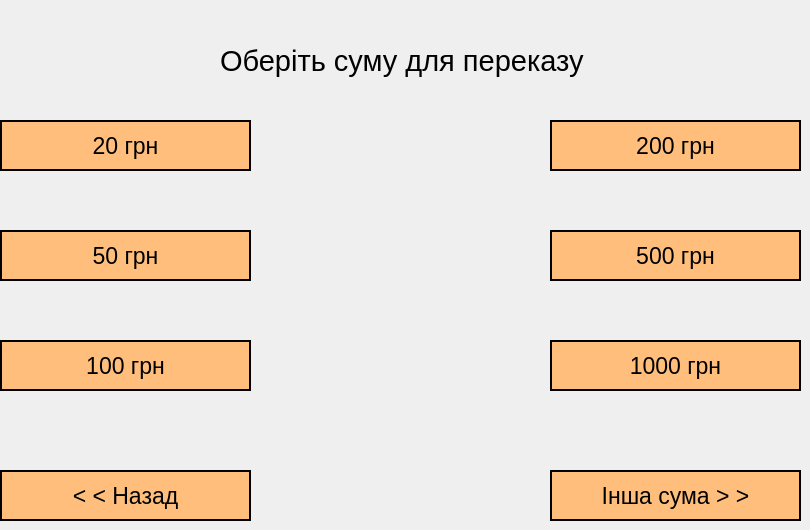
    <widget class="QWidget" name="page10_AnoterCardTransfer">
     <widget class="QLabel" name="label_page5_5">
      <property name="geometry">
       <rect>
        <x>220</x>
        <y>40</y>
        <width>371</width>
        <height>41</height>
       </rect>
      </property>
      <property name="font">
       <font>
        <family>Arial</family>
        <pointsize>22</pointsize>
       </font>
      </property>
      <property name="styleSheet">
       <string notr="true">color: rgb(0, 0, 0);</string>
      </property>
      <property name="text">
       <string>Оберіть суму для переказу</string>
      </property>
     </widget>
     <widget class="QPushButton" name="Button_20grn_12">
      <property name="geometry">
       <rect>
        <x>0</x>
        <y>120</y>
        <width>251</width>
        <height>51</height>
       </rect>
      </property>
      <property name="font">
       <font>
        <family>Arial</family>
        <pointsize>17</pointsize>
       </font>
      </property>
      <property name="cursor">
       <cursorShape>PointingHandCursor</cursorShape>
      </property>
      <property name="styleSheet">
       <string notr="true">color: rgb(0, 0, 0);
background-color: rgb(255, 190, 123);
border-style: solid;
border-width: 2px;
border-color: rgb(0, 0, 0);

</string>
      </property>
      <property name="text">
       <string>20 грн</string>
      </property>
     </widget>
     <widget class="QPushButton" name="Button_50grn_10">
      <property name="geometry">
       <rect>
        <x>0</x>
        <y>230</y>
        <width>251</width>
        <height>51</height>
       </rect>
      </property>
      <property name="font">
       <font>
        <family>Arial</family>
        <pointsize>17</pointsize>
       </font>
      </property>
      <property name="cursor">
       <cursorShape>PointingHandCursor</cursorShape>
      </property>
      <property name="styleSheet">
       <string notr="true">color: rgb(0, 0, 0);
background-color: rgb(255, 190, 123);
border-style: solid;
border-width: 2px;
border-color: rgb(0, 0, 0);

</string>
      </property>
      <property name="text">
       <string>50 грн</string>
      </property>
     </widget>
     <widget class="QPushButton" name="Button_100grn_10">
      <property name="geometry">
       <rect>
        <x>0</x>
        <y>340</y>
        <width>251</width>
        <height>51</height>
       </rect>
      </property>
      <property name="font">
       <font>
        <family>Arial</family>
        <pointsize>17</pointsize>
       </font>
      </property>
      <property name="cursor">
       <cursorShape>PointingHandCursor</cursorShape>
      </property>
      <property name="styleSheet">
       <string notr="true">color: rgb(0, 0, 0);
background-color: rgb(255, 190, 123);
border-style: solid;
border-width: 2px;
border-color: rgb(0, 0, 0);

</string>
      </property>
      <property name="text">
       <string>100 грн</string>
      </property>
     </widget>
     <widget class="QPushButton" name="backButton_page10">
      <property name="geometry">
       <rect>
        <x>0</x>
        <y>470</y>
        <width>251</width>
        <height>51</height>
       </rect>
      </property>
      <property name="font">
       <font>
        <family>Arial</family>
        <pointsize>17</pointsize>
       </font>
      </property>
      <property name="cursor">
       <cursorShape>PointingHandCursor</cursorShape>
      </property>
      <property name="styleSheet">
       <string notr="true">color: rgb(0, 0, 0);
background-color: rgb(255, 190, 123);
border-style: solid;
border-width: 2px;
border-color: rgb(0, 0, 0);

</string>
      </property>
      <property name="text">
       <string>&lt; &lt; Назад</string>
      </property>
     </widget>
     <widget class="QPushButton" name="Button_200grn_10">
      <property name="geometry">
       <rect>
        <x>550</x>
        <y>120</y>
        <width>251</width>
        <height>51</height>
       </rect>
      </property>
      <property name="font">
       <font>
        <family>Arial</family>
        <pointsize>17</pointsize>
       </font>
      </property>
      <property name="cursor">
       <cursorShape>PointingHandCursor</cursorShape>
      </property>
      <property name="styleSheet">
       <string notr="true">color: rgb(0, 0, 0);
background-color: rgb(255, 190, 123);
border-style: solid;
border-width: 2px;
border-color: rgb(0, 0, 0);

</string>
      </property>
      <property name="text">
       <string>200 грн</string>
      </property>
     </widget>
     <widget class="QPushButton" name="Button_500grn_10">
      <property name="geometry">
       <rect>
        <x>550</x>
        <y>230</y>
        <width>251</width>
        <height>51</height>
       </rect>
      </property>
      <property name="font">
       <font>
        <family>Arial</family>
        <pointsize>17</pointsize>
       </font>
      </property>
      <property name="cursor">
       <cursorShape>PointingHandCursor</cursorShape>
      </property>
      <property name="styleSheet">
       <string notr="true">color: rgb(0, 0, 0);
background-color: rgb(255, 190, 123);
border-style: solid;
border-width: 2px;
border-color: rgb(0, 0, 0);

</string>
      </property>
      <property name="text">
       <string>500 грн</string>
      </property>
     </widget>
     <widget class="QPushButton" name="Button_1000grn_10">
      <property name="geometry">
       <rect>
        <x>550</x>
        <y>340</y>
        <width>251</width>
        <height>51</height>
       </rect>
      </property>
      <property name="font">
       <font>
        <family>Arial</family>
        <pointsize>17</pointsize>
       </font>
      </property>
      <property name="cursor">
       <cursorShape>PointingHandCursor</cursorShape>
      </property>
      <property name="styleSheet">
       <string notr="true">color: rgb(0, 0, 0);
background-color: rgb(255, 190, 123);
border-style: solid;
border-width: 2px;
border-color: rgb(0, 0, 0);

</string>
      </property>
      <property name="text">
       <string>1000 грн</string>
      </property>
     </widget>
     <widget class="QLabel" name="page9_Logo_9">
      <property name="geometry">
       <rect>
        <x>350</x>
        <y>260</y>
        <width>90</width>
        <height>95</height>
       </rect>
      </property>
      <property name="text">
       <string/>
      </property>
      <property name="pixmap">
       <pixmap resource="resource.qrc">:/imgs/img/bagel_90x95.png</pixmap>
      </property>
     </widget>
     <widget class="QPushButton" name="Button_AnySum_10">
      <property name="geometry">
       <rect>
        <x>550</x>
        <y>470</y>
        <width>251</width>
        <height>51</height>
       </rect>
      </property>
      <property name="font">
       <font>
        <family>Arial</family>
        <pointsize>17</pointsize>
       </font>
      </property>
      <property name="styleSheet">
       <string notr="true">color: rgb(0, 0, 0);
background-color: rgb(255, 190, 123);
border-style: solid;
border-width: 2px;
border-color: rgb(0, 0, 0);

</string>
      </property>
      <property name="text">
       <string>Інша сума &gt; &gt;</string>
      </property>
     </widget>
    </widget>
